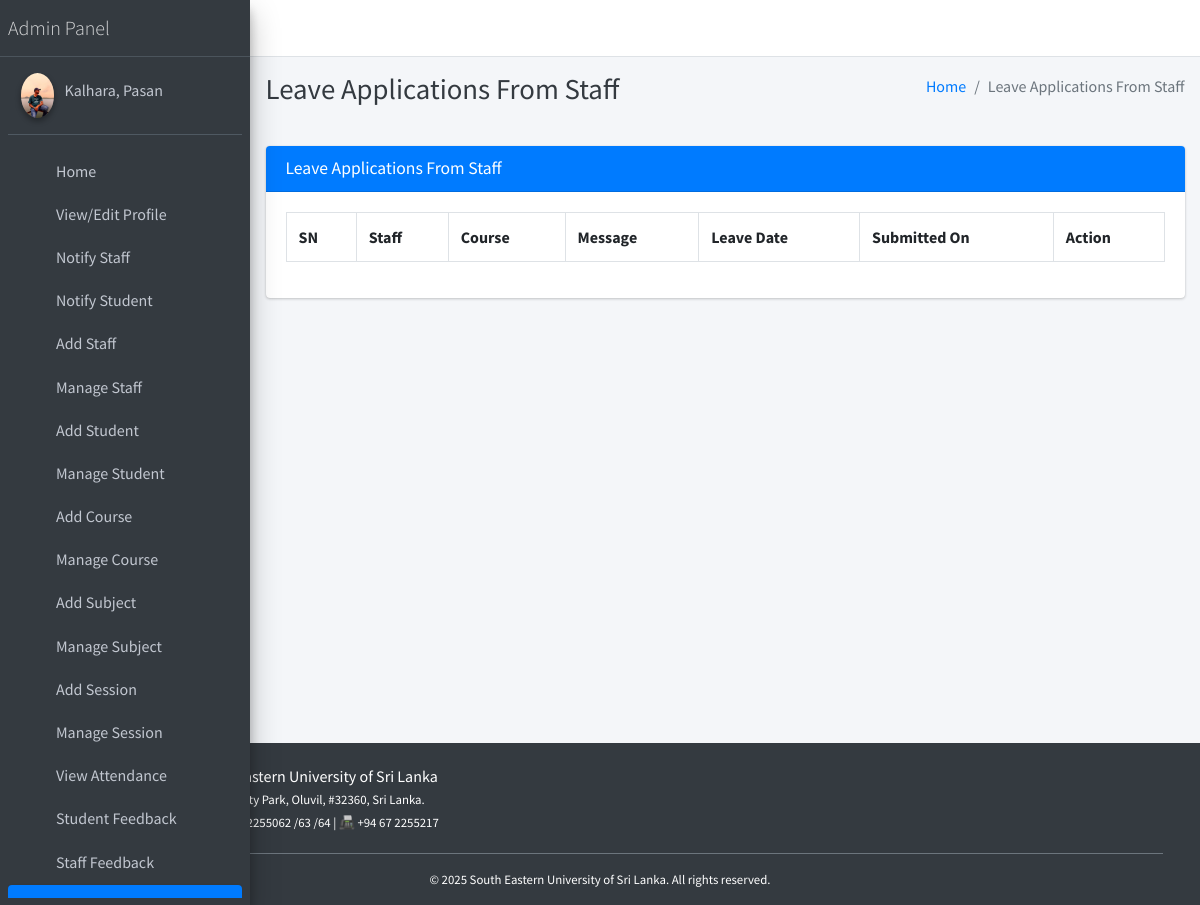
Screenshot of /staff/view/leave/ (signed in) with the database file from the repository.
### main_app/models.py (models this page shows)
class CustomUser(AbstractUser):
    USER_TYPE = ((1, "HOD"), (2, "Staff"), (3, "Student"))
    GENDER = [("M", "Male"), ("F", "Female")]
    username = None  # Removed username, using email instead
    email = models.EmailField(unique=True)
    user_type = models.CharField(default=1, choices=USER_TYPE, max_length=1)
    gender = models.CharField(max_length=1, choices=GENDER)
    profile_pic = models.ImageField()
    address = models.TextField()
    fcm_token = models.TextField(default="")  # For firebase notifications
    created_at = models.DateTimeField(auto_now_add=True)
    updated_at = models.DateTimeField(auto_now=True)
    USERNAME_FIELD = "email"
    REQUIRED_FIELDS = []
    objects = CustomUserManager()
    def __str__(self):
        return self.last_name + ", " + self.first_name

### main_app/hod_views.py (the view, shortened to what this page needs)
# urls.py: path("staff/view/leave/", hod_views.view_staff_leave, name="view_staff_leave",),
@csrf_exempt
def view_staff_leave(request):
    if request.method != 'POST':
        allLeave = LeaveReportStaff.objects.all()
        context = {
            'allLeave': allLeave,
            'page_title': 'Leave Applications From Staff'
        }
        return render(request, "hod_template/staff_leave_view.html", context)

### main_app/templates/hod_template/staff_leave_view.html (shortened to what this page needs)
{% extends 'main_app/base.html' %}
{% load static %}
{% block page_title %}{{page_title}}{% endblock page_title %}
{% block content %}
<section class="content">
    <div class="container-fluid">
        <div class="row">
            <div class="col-md-12">
                <div class="card card-primary">
                    <div class="card-header">
                        <h3 class="card-title">{{page_title}}</h3>
                    </div>
                    <div class="table card-body">
                        <table class="table table-bordered">
                            <tr>
                                <th>SN</th>
                                <th>Staff</th>
                                <th>Course</th>
                                <th>Message</th>
                                <th>Leave Date</th>
                                <th>Submitted On</th>
                                <th>Action</th>
                            </tr>
                        </table>
                    </div>
                    </div>
            </div>
        </div>
    </div>
</section>
{% endblock content %}

### main_app/templates/main_app/sidebar_template.html (shortened to what this page needs)
{% load static %}
<aside class="main-sidebar sidebar-dark-primary elevation-4">
{% if request.user.user_type == '1' %}
    <a href="{% url 'admin_home' %}" class="brand-link">
        <span class="brand-text font-weight-light">Admin Panel</span>
    </a>
    <div class="sidebar">
        <div class="user-panel mt-3 pb-3 mb-3 d-flex">
            <div class="image">
                <img src="{{ request.user.profile_pic }}" class="img-circle elevation-2" alt="User Image">
            </div>
            <div class="info">
                <a href="#" class="d-block">{{ user }}</a>
            </div>
        </div>
        <nav class="mt-2">
            <ul class="nav nav-pills nav-sidebar flex-column" role="menu">
                <li class="nav-item">
                    {% url 'admin_home' as admin_home %}
                    <a href="{{ admin_home }}" class="nav-link {% if admin_home == request.path %} active {% endif %}">
                        <i class="nav-icon fas fa-tachometer-alt"></i>
                        <p>Home</p>
                    </a>
                </li>
                <li class="nav-item">
                    {% url 'admin_view_profile' as admin_view_profile %}
                    <a href="{{ admin_view_profile }}" class="nav-link {% if admin_view_profile == request.path %} active {% endif %}">
                        <i class="nav-icon fas fa-user-cog"></i>
                        <p>View/Edit Profile</p>
                    </a>
                </li>
                <li class="nav-item">
                    {% url 'admin_notify_staff' as admin_notify_staff %}
                    <a href="{{ admin_notify_staff }}" class="nav-link {% if admin_notify_staff == request.path %} active {% endif %}">
                        <i class="nav-icon fas fa-bullhorn"></i>
                        <p>Notify Staff</p>
                    </a>
                </li>
                <li class="nav-item">
                    {% url 'admin_notify_student' as admin_notify_student %}
                    <a href="{{ admin_notify_student }}" class="nav-link {% if admin_notify_student == request.path %} active {% endif %}">
                        <i class="nav-icon fas fa-bullhorn"></i>
                        <p>Notify Student</p>
                    </a>
                </li>
                <li class="nav-item">
                    {% url 'add_staff' as add_staff %}
                    <a href="{{ add_staff }}" class="nav-link {% if add_staff == request.path %} active {% endif %}">
                        <i class="nav-icon fas fa-user-plus"></i>
                        <p>Add Staff</p>
                    </a>
                </li>
                <li class="nav-item">
                    {% url 'manage_staff' as manage_staff %}
                    {% url 'edit_staff' staff_id as edit_staff %}
                    <a href="{{ manage_staff }}" class="nav-link {% if manage_staff == request.path or request.path == edit_staff %} active {% endif %}">
                        <i class="nav-icon fas fa-users"></i>
                        <p>Manage Staff</p>
                    </a>
                </li>
                <li class="nav-item">
                    {% url 'add_student' as add_student %}
                    <a href="{{ add_student }}" class="nav-link {% if add_student == request.path %} active {% endif %}">
                        <i class="nav-icon fas fa-user-graduate"></i>
                        <p>Add Student</p>
                    </a>
                </li>
                <li class="nav-item">
                    {% url 'manage_student' as manage_student %}
                    {% url 'edit_student' student_id as edit_student %}
                    <a href="{{ manage_student }}" class="nav-link {% if edit_student == request.path or manage_student == request.path %} active {% endif %}">
                        <i class="nav-icon fas fa-users"></i>
                        <p>Manage Student</p>
                    </a>
                </li>
                <li class="nav-item">
                    {% url 'add_course' as add_course %}
                    <a href="{{ add_course }}" class="nav-link {% if add_course == request.path %} active {% endif %}">
                        <i class="nav-icon fas fa-book"></i>
                        <p>Add Course</p>
                    </a>
                </li>
                <li class="nav-item">
                    {% url 'manage_course' as manage_course %}
                    {% url 'edit_course' course_id as edit_course %}
                    <a href="{{ manage_course }}" class="nav-link {% if edit_course == request.path or manage_course == request.path %} active {% endif %}">
                        <i class="nav-icon fas fa-book-open"></i>
                        <p>Manage Course</p>
                    </a>
                </li>
                <li class="nav-item">
                    {% url 'add_subject' as add_subject %}
                    <a href="{{ add_subject }}" class="nav-link {% if add_subject == request.path %} active {% endif %}">
                        <i class="nav-icon fas fa-chalkboard-teacher"></i>
                        <p>Add Subject</p>
                    </a>
                </li>
                <li class="nav-item">
                    {% url 'manage_subject' as manage_subject %}
                    {% url 'edit_subject' subject_id as edit_subject %}
                    <a href="{{ manage_subject }}" class="nav-link {% if edit_subject == request.path or manage_subject == request.path %} active {% endif %}">
                        <i class="nav-icon fas fa-book-reader"></i>
                        <p>Manage Subject</p>
                    </a>
                </li>
                <li class="nav-item">
                    {% url 'add_session' as add_session %}
                    <a href="{{ add_session }}" class="nav-link {% if add_session == request.path %} active {% endif %}">
                        <i class="nav-icon fas fa-calendar-plus"></i>
                        <p>Add Session</p>
                    </a>
                </li>
                <li class="nav-item">
                    {% url 'manage_session' as manage_session %}
                    {% url 'edit_session' session_id as edit_session %}
                    <a href="{{ manage_session }}" class="nav-link {% if edit_session == request.path or manage_session == request.path %} active {% endif %}">
                        <i class="nav-icon fas fa-calendar-alt"></i>
                        <p>Manage Session</p>
                    </a>
                </li>
                <li class="nav-item">
                    {% url 'admin_view_attendance' as admin_view_attendance %}
                    <a href="{{ admin_view_attendance }}" class="nav-link {% if admin_view_attendance == request.path %} active {% endif %}">
                        <i class="nav-icon fas fa-clipboard-list"></i>
                        <p>View Attendance</p>
                    </a>
                </li>
                <li class="nav-item">
                    {% url 'student_feedback_message' as student_feedback_message %}
                    <a href="{{ student_feedback_message }}" class="nav-link {% if student_feedback_message == request.path %} active {% endif %}">
                        <i class="nav-icon fas fa-comment-dots"></i>
                        <p>Student Feedback</p>
                    </a>
                </li>
                <li class="nav-item">
                    {% url 'staff_feedback_message' as staff_feedback_message %}
                    <a href="{{ staff_feedback_message }}" class="nav-link {% if staff_feedback_message == request.path %} active {% endif %}">
                        <i class="nav-icon fas fa-comments"></i>
                        <p>Staff Feedback</p>
                    </a>
                </li>
                <li class="nav-item">
                    {% url 'view_staff_leave' as view_staff_leave %}
                    <a href="{{ view_staff_leave }}" class="nav-link {% if view_staff_leave == request.path %} active {% endif %}">
                        <i class="nav-icon fas fa-user-clock"></i>
                        <p>Staff Leave</p>
                    </a>
                </li>
{% endif %}
</ul>
</nav>
</div>
</aside>

### rows the page displays
CustomUser: user.profile_pic (picture), last_name+first_name "Kalhara, Pasan"

### other values shown
{{ page_title }} "Leave Applications From Staff"
